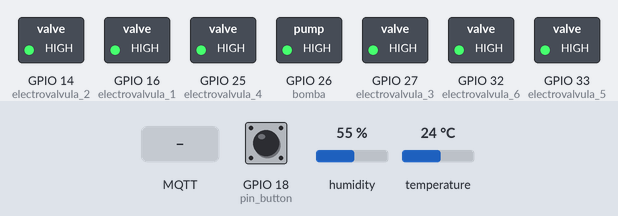
Bench run of a sketch on a simulated ESP32. Parts: switched loads named in the sketch (green lamp = pin HIGH). The inputs (shaded band) are chosen by the test bench; at power-on: GPIO 18 (pin_button) LOW, humidity 55 %, temperature 24 °C. WiFi joins after 1.5 s; servers stay silent unless stated; no MQTT or app messages arrive unless stated; what the sketch prints to the serial monitor is not drawn.

Above: at 2.7 s.
2.8 s: MQTT message "on" arrives on the first subscribed topic
At 4.0 s:
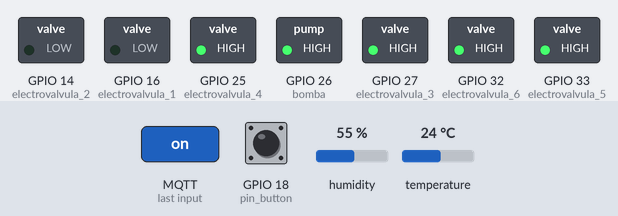
4.3 s: MQTT message "on" arrives on the second subscribed topic
At 4.6 s:
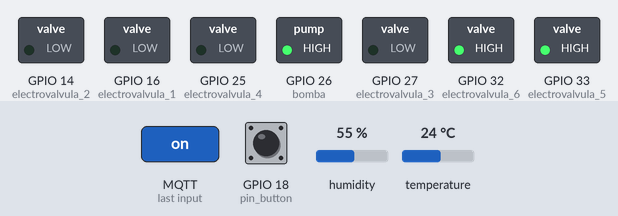
5.8 s: MQTT message "off" arrives on the first subscribed topic
At 6.4 s:
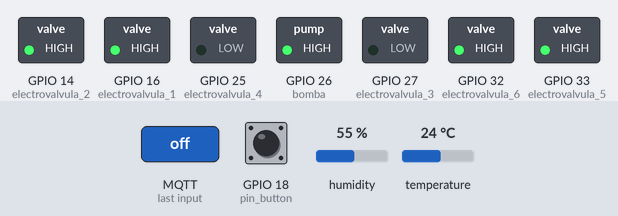
7.3 s: MQTT message "on" arrives on the third subscribed topic
At 8.1 s:
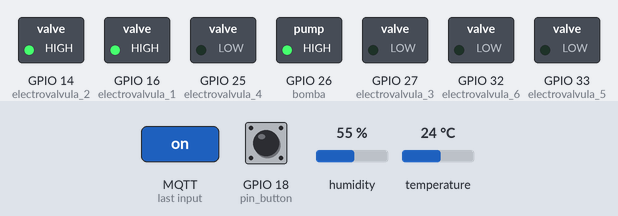
8.8 s: MQTT message "off" arrives on the second subscribed topic
At 9.2 s:
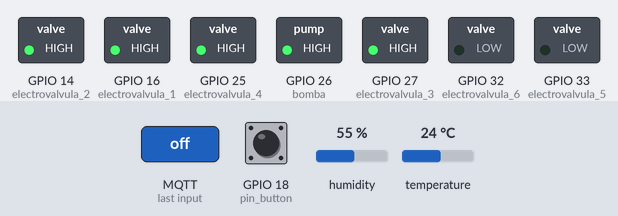
10.3 s: MQTT message "off" arrives on the third subscribed topic
At 11.6 s:
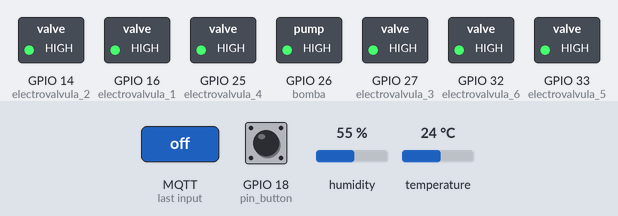
Timing chart, 0 to 12.8 s (numbered marks = the images above; inputs shaded):
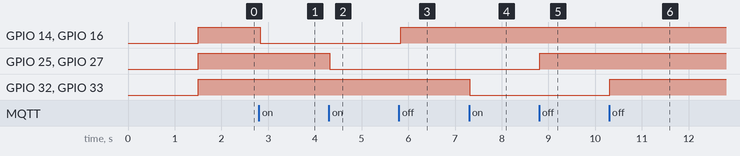

Measured:
- after the input at 2.8 s, GPIO 14 (electrovalvula_2), GPIO 16 (electrovalvula_1): HIGH → LOW at once
- after the input at 4.3 s, GPIO 25 (electrovalvula_4), GPIO 27 (electrovalvula_3): HIGH → LOW at once
- after the input at 5.8 s, GPIO 14 (electrovalvula_2), GPIO 16 (electrovalvula_1): LOW → HIGH at once
- after the input at 7.3 s, GPIO 32 (electrovalvula_6), GPIO 33 (electrovalvula_5): HIGH → LOW at once
- after the input at 8.8 s, GPIO 25 (electrovalvula_4), GPIO 27 (electrovalvula_3): LOW → HIGH at once
- after the input at 10.3 s, GPIO 32 (electrovalvula_6), GPIO 33 (electrovalvula_5): LOW → HIGH at once

The sketch:

mqtt_raizflotante.ino
```cpp
#include <Arduino.h>
#include <WiFi.h>
#include <PubSubClient.h>
#include "DHT.h"

#define RELE_ON LOW
#define RELE_OFF HIGH

unsigned long startMillis;  //some global variables available anywhere in the program
unsigned long currentMillis;
const unsigned long periodo = 20000;  //the value is a number of milliseconds


//actuadores raiz flotante
const int electrovalvula_1 = 16;
const int electrovalvula_2 = 14;
const int electrovalvula_3 = 27;
const int electrovalvula_4 = 25;
const int electrovalvula_5 = 33;
const int electrovalvula_6 = 32;
int electrovalvulasPins[] = {
  electrovalvula_1, electrovalvula_2, electrovalvula_3, electrovalvula_4, electrovalvula_5, electrovalvula_6
};
const int bomba = 26;
const int pin_manual = 19;
const int pin_button = 18;
const int pin_dht22 = 4;
boolean rutina = false;
int cont=0;
int pinCount = 6;


DHT sensorTH (pin_dht22, DHT22);

//Conectarse a internet
const char *SSID = "RanoKau";
const char *PWD = "cooperacion";
void connectToWiFi() {
  Serial.println("Conectando a : " );
  WiFi.begin(SSID, PWD);
  Serial.println(SSID);
  while (WiFi.status() != WL_CONNECTED) {
    Serial.print(".");
    delay(500);
  }
  Serial.print("Connected.");
}


// MQTT cliente
WiFiClient wifiClient;
PubSubClient mqttClient(wifiClient);
char *mqttServer = "192.168.31.50";
int mqttPort = 1883;

void setupMQTT() {
  mqttClient.setServer(mqttServer, mqttPort);
  // set the callback function
  mqttClient.setCallback(callback);
}

void setup() {
  Serial.begin(9600);
  connectToWiFi();
  setupMQTT();
  for (int thisPin = 0; thisPin < pinCount; thisPin++) {
    pinMode(electrovalvulasPins[thisPin], OUTPUT);
  }
  pinMode(bomba, OUTPUT);
  pinMode(pin_button, INPUT);
  sensorTH.begin();
  Serial.print("Primero se apaga todo:");
  digitalWrite(bomba,RELE_OFF);
  for (int thisPin = 0; thisPin < pinCount; thisPin++) {
    if (digitalRead(electrovalvulasPins[thisPin])==RELE_ON){
        digitalWrite(electrovalvulasPins[thisPin], RELE_OFF);
    }
  }
}


void reconnect() {
  Serial.println("Connecting to MQTT Broker...");
  while (!mqttClient.connected()) {
      Serial.println("Reconnecting to MQTT Broker..");
      String clientId = "ESP32Client-";
      //clientId += String(random(0xffff), HEX);
      clientId +=String(1);
      Serial.println(clientId.c_str());
      if (mqttClient.connect(clientId.c_str())) {
        Serial.println("Connected.");
        // subscribe to topic
        mqttClient.subscribe("/raizflotante/piscina1");
        mqttClient.subscribe("/raizflotante/piscina2");
        mqttClient.subscribe("/raizflotante/piscina3");
        mqttClient.subscribe("/raizflotante/bomba");
        mqttClient.subscribe("/raizflotante/rutina");
      }

  }
}
void loop() {
  if (digitalRead(pin_button)==HIGH){

  }
  if (!mqttClient.connected())
    reconnect();
  mqttClient.loop();
  float humedad = sensorTH.readHumidity();
  char humString[8];
  dtostrf(humedad, 1, 2, humString);
  mqttClient.publish("/raizflotante/dht22/humedad", humString);
  float temperatura = sensorTH.readTemperature();
  char tempString[8];
  dtostrf(temperatura, 1, 2, tempString);
  mqttClient.publish("/raizflotante/dht22/temperatura",tempString);

  if(rutina){
      currentMillis = millis();  //get the current "time" (actually the number of milliseconds since the program started)
      if (currentMillis - startMillis >=periodo )  //test whether the period has elapsed
      {
        Serial.print("Se apaga todo primero");
        Serial.print("\n");
        //Se apaga todo primero
        digitalWrite(bomba, RELE_OFF);
        delay(2000);
        for (int thisPin = 0; thisPin < pinCount; thisPin++) {
          if (digitalRead(electrovalvulasPins[thisPin])==RELE_ON){
              digitalWrite(electrovalvulasPins[thisPin], RELE_OFF);
          }

        }
        delay(2000);
        Serial.print("Esta todo apagado");
        Serial.print("\n");
        Serial.print("Se cambia :");
        Serial.print("\t");
        Serial.println(cont);
        //digitalWrite(electrovalvulasPins[cont],!digitalRead(electrovalvulasPins[cont]) );  //if so, change the state of the LED.  Uses a neat trick to change the state
        //digitalWrite(electrovalvulasPins[cont+1],!digitalRead(electrovalvulasPins[cont+1]))
        digitalWrite(electrovalvulasPins[cont],RELE_ON);
        digitalWrite(electrovalvulasPins[cont+1],RELE_ON);
        delay(2000);
        Serial.print("Se enciende la bomba");
        Serial.print("\n");
        digitalWrite(bomba,RELE_ON);
        delay(2000);

        startMillis = currentMillis;  //IMPORTANT to save the start time of the current LED state.

        cont=cont+2;
        if (cont>=5){
          Serial.print("Estas en el :");
          Serial.print("\t");
          Serial.print(cont);
          Serial.print("\n");
          cont=0;
        }

      }
  }
  else{

  }
}


void callback(char* topic, byte* payload, unsigned int length) {
  Serial.print("Message arrived in topic: ");
  Serial.println(topic);

  String byteRead = "";
  Serial.print("Message: ");
  for (int i = 0; i < length; i++) {
        byteRead += (char)payload[i];
  }
  Serial.println(byteRead);
  if (String(topic) == "/raizflotante/rutina"){
    if (byteRead == "off"){
      Serial.print("Estado rutina OFF");
      rutina = false;
      digitalWrite(rutina, LOW);
      Serial.print("Primero se apaga todo:");
      for (int thisPin = 0; thisPin < pinCount; thisPin++) {
        if (digitalRead(electrovalvulasPins[thisPin])==RELE_ON){
            digitalWrite(electrovalvulasPins[thisPin], RELE_OFF);
        }

      }
      //digitalWrite(LED, LED_OFF);
    }

    if (byteRead == "on"){
      Serial.println("Estado rutina ON");
      rutina = true;
      digitalWrite(rutina, HIGH);
      Serial.print("Primero se apaga todo:");
      for (int thisPin = 0; thisPin < pinCount; thisPin++) {
          if (digitalRead(electrovalvulasPins[thisPin])==RELE_ON){
              digitalWrite(electrovalvulasPins[thisPin], RELE_OFF);
          }

        }
      startMillis = millis();  //initial start time
      //digitalWrite(LED, LED_ON);
    }
  }
  else{
    if(rutina){
        Serial.print("estas en estado rutina");
    }
    else{
      if (String(topic) == "/raizflotante/piscina1"){
        Serial.print("entra a piscina 1");
        if (byteRead == "off"){
          Serial.println("piscina 1 OFF");
          digitalWrite(electrovalvula_1, RELE_OFF);
          digitalWrite(electrovalvula_2, RELE_OFF);
          //digitalWrite(LED, LED_OFF);
        }

        if (byteRead == "on"){
          Serial.println("piscina 1 ON");
          digitalWrite(electrovalvula_1, RELE_ON);
          digitalWrite(electrovalvula_2, RELE_ON);
          //digitalWrite(LED, LED_ON);
        }
      }

      if (String(topic) == "/raizflotante/piscina2"){
        if (byteRead == "off"){
          Serial.println("piscina 2 OFF");
          digitalWrite(electrovalvula_3, RELE_OFF);
          digitalWrite(electrovalvula_4, RELE_OFF);
          //digitalWrite(LED, LED_OFF);
        }

        if (byteRead == "on"){
          Serial.println("piscina 2 ON");
          digitalWrite(electrovalvula_3, RELE_ON);
          digitalWrite(electrovalvula_4, RELE_ON);
          //digitalWrite(LED, LED_ON);
        }
      }
      if (String(topic) == "/raizflotante/piscina3"){
        if (byteRead == "off"){
          Serial.println("piscina 3 OFF");
          digitalWrite(electrovalvula_5, RELE_OFF);
          digitalWrite(electrovalvula_6, RELE_OFF);
          //digitalWrite(LED, LED_OFF);
        }

        if (byteRead == "on"){
          Serial.println("piscina 3 ON");
          //digitalWrite(piscina3, HIGH);
          digitalWrite(electrovalvula_5, RELE_ON);
          digitalWrite(electrovalvula_6, RELE_ON);
          //digitalWrite(LED, LED_ON);
        }
      }
      if (String(topic) == "/raizflotante/bomba"){
        if (byteRead == "off"){
          Serial.println("Bomba Raiz flotante OFF");
          digitalWrite(bomba, RELE_OFF);
          //digitalWrite(LED, LED_OFF);
        }

        if (byteRead == "on"){
          Serial.println("Bomba Raiz flotante ON");
          digitalWrite(bomba, RELE_ON);
          //digitalWrite(LED, LED_ON);
        }
      }
    }
  }

  Serial.println();
  Serial.println(" — — — — — — — — — — — -");
}
void rutina_raizflotante(){


}
```
